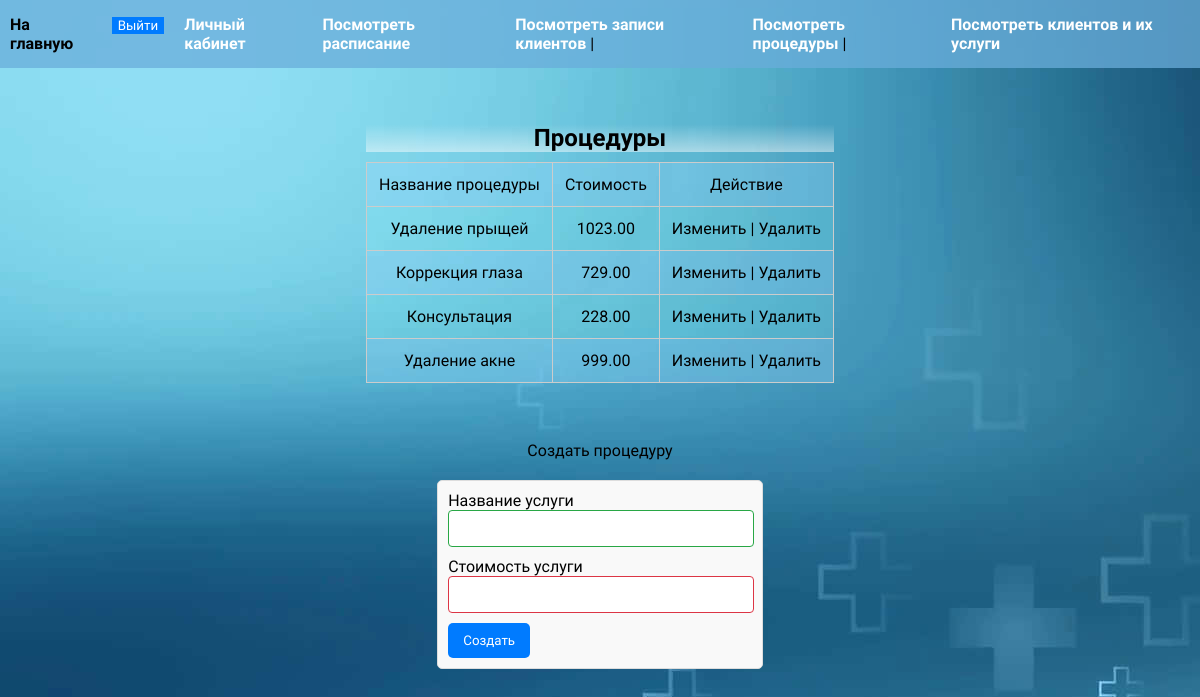
The page /myapp/services/ on the database as committed earlier.
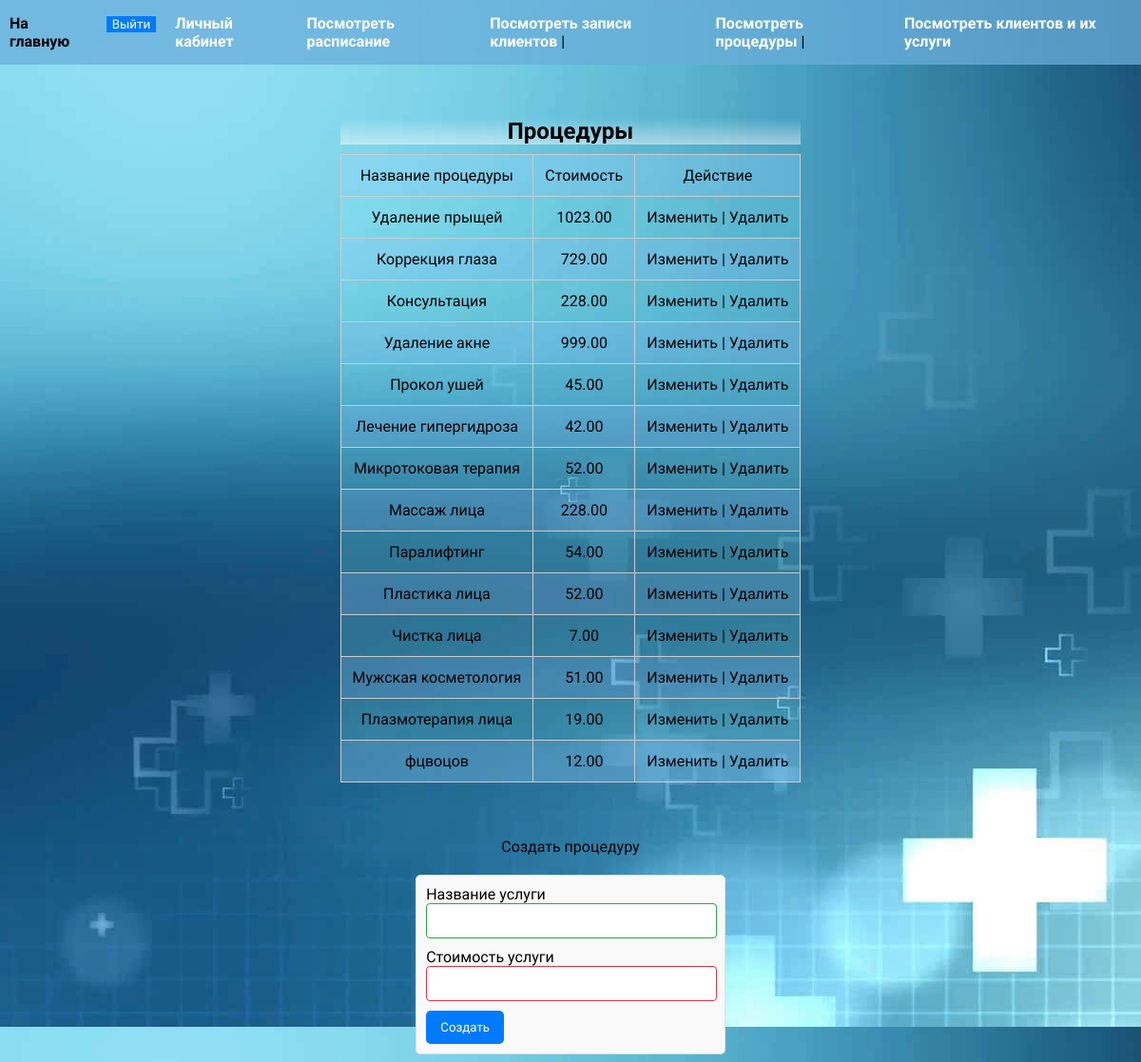
The same page on the database as committed later.
### myapp/models.py (models this page shows)
class Service(models.Model):
    name = models.CharField(max_length=100)
    price = models.DecimalField(max_digits=8, decimal_places=2)
    clients = models.ManyToManyField(Client, through='Sale')

### myapp/views.py (the view)
# urls.py: path('services/', views.ServiceView.as_view()),
class ServiceView(generic.ListView, LoginRequiredMixin):
    model = Service
    context_object_name = 'services'
    template_name = 'services.html'
    def get_queryset(self) -> QuerySet[Any]:
        return Service.objects.all()

### myapp/templates/services.html (shortened to what this page needs)
{% extends 'base_doctor.html' %}
{% block content %}
<div class="schedule reviews">
    <table>
        <caption>Процедуры</caption>
        <tr>
            <td>Название процедуры</td>
            <td>Стоимость</td>
            <td>Действие</td>
        </tr>
        {% for service in services %}
        <tr>
            <td> {{service.name}} </td>
            <td> {{service.price}} </td>
            <td><a href="edit/{{service.id}}">Изменить</a> | <a href="delete/{{service.id}}">Удалить</a></td>
        </tr>
        {% endfor %}
    </table>
    <br/>
    <br/>
    Создать процедуру
    <form method="post" action="create/">
        Название услуги
        <input type="text" name='name'required minlength="5"> <br/>
        Стоимость услуги
        <input type="number" name='price' required min="1" max="10000"> <br/>
        <button type="submit">Создать</button>
    </form>
</div>
{% endblock %}

### myapp/templates/base_doctor.html (shortened to what this page needs)
<!DOCTYPE html>
<html lang="en">
<head>
    <link rel="stylesheet" href="/static/style.css">
</head>
<header class="navbar">
    <ul>
        <li>
            <a href="/myapp/">На главную</a>
        </li>
        <li>
            <form method="post" action="logout/">
                <button type="submit" style="
                 background-color: #007bff;
                color: white;
                border: none;
                cursor: pointer;"
                >Выйти</button>
            </form>
        </li>
        <li>
            <a href="/myapp/account">Личный кабинет</a>
        </li>
        <li>
            <a href="/myapp/schedule">Посмотреть расписание</a>
        </li>
        <li>
            <a href="/myapp/visits">Посмотреть записи клиентов</a> |
        </li>
        <li>
            <a href="/myapp/services">Посмотреть процедуры</a> |
        </li>
        <li>
            <a href="/myapp/sales">Посмотреть клиентов и их услуги</a>
        </li>
    </ul>
</header>
<body>
    {% block content %}
    {% endblock %}
</body>
</html>

### static/style.css (style rules this page uses)
* { font-family: 'Roboto', Arial, sans-serif; }
a { text-decoration: inherit; }
body { background-image: url('background.jpg'); background-attachment: fixed; }
.index, .faq, .news, .about, .new, .contacts, .vacancies, .reviews, .coupons, .stats, .purchased, .login, .register, .account-client, .buy, .sales, .schedule { padding-top: 12vh; display: flex; flex-direction: column; align-items: center; justify-content: center; }
.navbar { position: fixed; top: 0; left: 0; right: 0; background: rgba(106, 173, 218, 0.753); padding: 15px 0; z-index: 1000; }
.navbar ul { list-style-type: none; padding: 0; margin: 0; display: flex; justify-content: center; }
.navbar ul li { margin: 0 10px; }
.navbar ul li:first-child a { color: rgb(0, 0, 0); font-weight: bolder; }
.navbar ul li a { color: rgb(255, 255, 255); text-decoration: none; font-weight: bold; }
a { color: rgb(41, 128, 185); }
.schedule table { border-collapse: collapse; margin: 20px 0; }
.schedule caption { background: linear-gradient(0deg, rgba(255, 255, 255, 0.48), rgba(0, 0, 0, 0)); font-size: 1.5em; margin-bottom: 10px; text-align: center; font-weight: bold; caption-side: top; }
.schedule th, .schedule td { border: 1px solid #ccc; padding: 12px; text-align: center; vertical-align: middle; }
.schedule td { background-color: transparent; }
.schedule tr:nth-child(even) { background-color: #90f7f932; }
.schedule tr:nth-child(odd) { background-color: #9adafd50; }
.schedule td a { color: inherit; text-decoration: none; }
.reviews form { margin-top: 20px; padding: 10px; border: 1px solid #ddd; border-radius: 5px; background-color: #f9f9f9; }
.reviews input[type="text"], .reviews input[type="number"] { width: calc(100% - 20px); padding: 10px; margin-bottom: 10px; border: 1px solid #bbb; border-radius: 4px; }
.reviews input:required { border-color: #28a745; }
.reviews input[type="number"]:invalid { border-color: #dc3545; }
.reviews button { background-color: #007bff; color: white; border: none; padding: 10px 15px; border-radius: 5px; cursor: none; }

Rows that differ between the two databases and show on the page:
added Service: name "Прокол ушей", price "45.00"
added Service: name "Лечение гипергидроза", price "42.00"
added Service: name "Микротоковая терапия", price "52.00"
added Service: name "Массаж лица", price "228.00"
added Service: name "Паралифтинг", price "54.00"
added Service: name "Пластика лица", price "52.00"
added Service: name "Чистка лица", price "7.00"
added Service: name "Мужская косметология", price "51.00"
added Service: name "Плазмотерапия лица", price "19.00"
added Service: name "фцвоцов", price "12.00"
